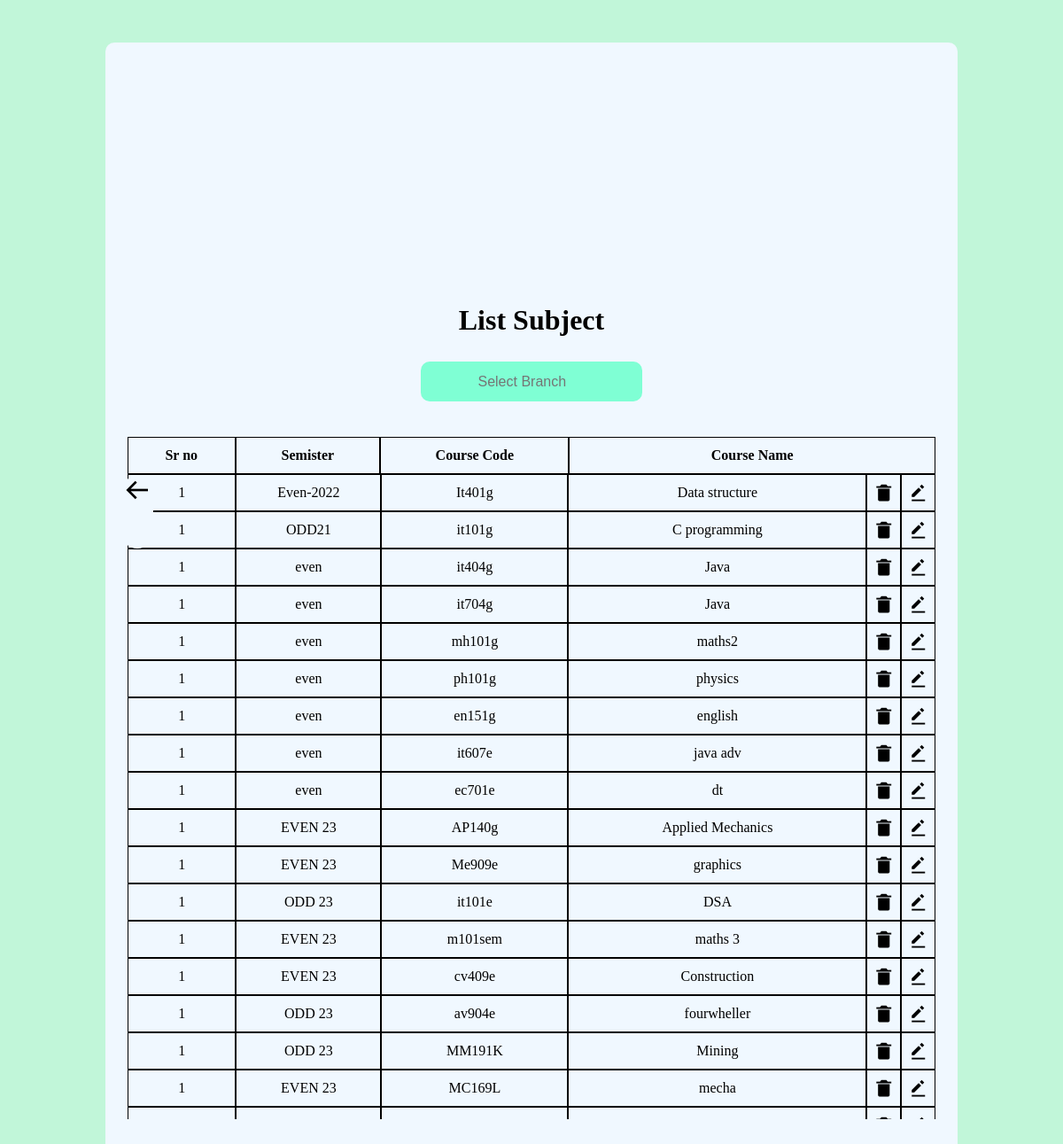
Screenshot of /Coe/Coe/list_subject.php with the database file from the repository.
### tables this page shows
CREATE TABLE `subject` (
  `id` int(255) NOT NULL,
  `dept` varchar(255) NOT NULL,
  `sem` varchar(255) NOT NULL,
  `coursecode` varchar(255) NOT NULL,
  `coursename` varchar(255) NOT NULL
);

### Coe/Coe/list_subject.php (the view, shortened to what this page needs)
<html lang="en">
<head>
    <link href='https://unpkg.com/boxicons@2.1.4/css/boxicons.min.css' rel='stylesheet'>
</head>
<body>
     <?php
                include('Backend/list_subject.php');
      ?>
    <div class="body_of_login_page">
        <div class="simple_form_box">
            <div class="nav_bar_back">
                <h1>
                    <i class='bx bx-arrow-back' height="10%" width="10%"></i>
                </h1>
            </div>
            <h1 class="coe_options">List Subject</h2><br>
                <div class="branch_selection">
                    <input type="text" placeholder="Select Branch" class="input_branch" list="users">
                </div>
                <div class="info_box">
                    <div class="form_collector">
                        <div class="div_aplhanew div_one_new">
                            <p>Sr no</p>
                        </div>
                        <div class="div_aplhanew div_two_new">
                            <p>Semister</p>
                        </div>
                        <div class="div_aplhanew div_three_new">
                            <p>Course Code</p>
                        </div>
                        <div class="div_aplhanew div_four_new">
                            <p>Course Name</p>
                        </div>
                    </div>
<?php
if ($numrows > 0) {
  for ($i=1; $i < $numrows ; $i++) {
  while ($fetch_dis = mysqli_fetch_array($fetchup)) {
     $j=1
?>
                    <div class="form_collector_new">
                        <div class="div_aplha div_one">
                            <p><?php echo $j; ?></p>
                        </div>
                        <div class="div_aplha div_two">
                            <p><?php echo $fetch_dis['sem']; ?></p>
                        </div>
                        <div class="div_aplha div_three">
                            <p><?php echo $fetch_dis['coursecode']; ?></p>
                        </div>
                        <div class="div_aplha div_four">
                            <p><?php echo $fetch_dis['coursename']; ?></p>
                        </div>
                        <div class="div_aplha div_five">
                            <i class='bx bxs-trash-alt'></i>
                        </div>
                        <div class="div_aplha div_five">
                            <i class='bx bxs-edit-alt'></i>
                        </div>
                    </div>
<?php
}
}
}
?>
                </div>
        </div>
    </div>
</body>
</html>

### Coe/Coe/Backend/list_subject.php (shortened to what this page needs)
<!DOCTYPE html>
<html>
<head>
</head>
<body>
<?php
include('../../connection/coe_db_con.php');
  $fetch = "SELECT id,sem,coursecode,coursename FROM subject  ";
  $fetchup = mysqli_query($conn,$fetch);
  $numrows = mysqli_num_rows($fetchup);
?>
</body>
</html>

### Coe/Coe/list_subject.php (style rules this page uses)
* { margin: 0%; padding: 0%; }
body { background-color: rgb(193, 246, 217); }
.body_of_login_page { width: 100%; display: flex; justify-content: center; height: 100%; }
.simple_form_box { margin-top: 4%; background-color: aliceblue; height: auto; width: 76%; margin-left: 0%; justify-content: center; display: flex; flex-direction: column; padding: 25px; border-radius: 10px; overflow-y: scroll; overflow-x:hidden ; }
.coe_options { margin-top: -80px; text-align: center; font-family: Cambria, Cochin, Georgia, Times, 'Times New Roman', serif; }
.nav_bar_back { width: 3%; background-color: black; height: 5%; margin-bottom: 530px; margin-left: -7px; border-radius: 50px; position: absolute; text-align: center; background-color: rgb(240, 248, 255); overflow: hidden; transition: 0.5s; font-size: medium; }
.div_aplha { text-align: center; background-color: aliceblue; display: flex; justify-content: center; align-items: center; border: 1px solid black; height: 40px; text-align: center; display: flex; justify-content: center; }
.info_box { width: 100%; height: 50%; overflow-y: scroll; align-items: center; display: flex; flex-direction: column; margin-top: 40px; }
.form_collector { display: flex; width: 100%; }
.div_aplhanew { text-align: center; background-color: aliceblue; display: flex; justify-content: center; align-items: center; border: 1px solid black; width: 100%; height: 40px; font-weight: bold; text-align: center; display: flex; justify-content: center; }
.div_one_new { width: 13.3%; }
.div_two_new { width: 18%; }
.div_three_new { width: 23.5%; }
.div_four_new { width: 45.8%; }
.form_collector_new { display: flex; width: 100%; }
.div_one { width: 14.4%; }
.div_two { width: 19.4%; }
.div_three { width: 25%; }
.div_four { width: 40.1%; }
.div_five { width: 4.4%; font-size: 22.5px; }
.input_branch { width: 250px; height: 45px; margin-top: 10px; text-align: center; background-color: aquamarine; border-radius: 10px; border: none; color: rgb(0, 0, 0); font-size: 16px; }
.branch_selection { width: 100%; justify-content: center; display: flex; }

### rows the page displays
subject: j "1", sem "Even-2022", coursecode "It401g", coursename "Data structure"
subject: j "1", sem "ODD21", coursecode "it101g", coursename "C programming"
subject: j "1", sem "even", coursecode "it404g", coursename "Java"
subject: j "1", sem "even", coursecode "it704g", coursename "Java"
subject: j "1", sem "even", coursecode "mh101g", coursename "maths2"
subject: j "1", sem "even", coursecode "ph101g", coursename "physics"
subject: j "1", sem "even", coursecode "en151g", coursename "english"
subject: j "1", sem "even", coursecode "it607e", coursename "java adv"
subject: j "1", sem "even", coursecode "ec701e", coursename "dt"
subject: j "1", sem "EVEN 23", coursecode "AP140g", coursename "Applied Mechanics"
subject: j "1", sem "EVEN 23", coursecode "Me909e", coursename "graphics"
subject: j "1", sem "ODD 23", coursecode "it101e", coursename "DSA"
subject: j "1", sem "EVEN 23", coursecode "m101sem", coursename "maths 3"
subject: j "1", sem "EVEN 23", coursecode "cv409e", coursename "Construction"
subject: j "1", sem "ODD 23", coursecode "av904e", coursename "fourwheller"
subject: j "1", sem "ODD 23", coursecode "MM191K", coursename "Mining"
subject: j "1", sem "EVEN 23", coursecode "MC169L", coursename "mecha"
